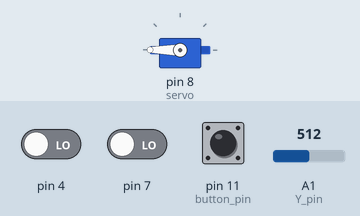
Simulated run of this sketch. Board: Arduino Uno, built with avr-gcc and run on an emulated ATmega328P. On the bench: servo. The inputs (shaded band) are chosen by the test bench; at power-on: pin 11 (button_pin) HIGH, pin 4 LOW, pin 7 LOW, A1 (Y_pin) = 512.

Above: at 1.2 s.
1.3 s: pin 11 (button_pin) pulled LOW for 1 s
At 1.45 s:
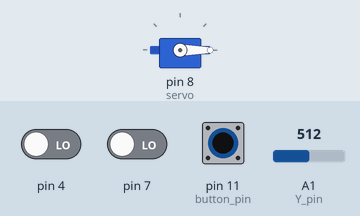
4.3 s: pin 11 (button_pin) pulled LOW for 3.2 s
At 8.1 s:
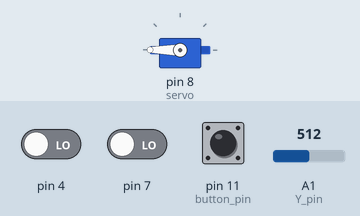
9.0 s: pin 4 driven HIGH
At 9.3 s:
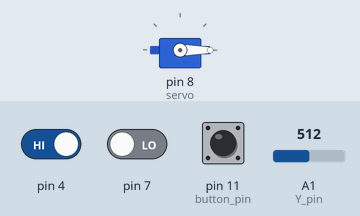
Timing chart, 0 to 12.0 s (numbered marks = the images above; inputs shaded):
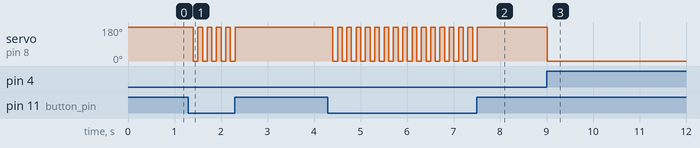

Measured:
- after the input at 1.3 s, servo on pin 8 (servo): alternates 180° for 0.10 s and 0° for 0.10 s, 10 changes in all, then stays 180°, starting after 0.10 s
- after the input at 4.3 s, servo on pin 8 (servo): alternates 180° for 0.10 s and 0° for 0.10 s, 32 changes in all, then stays 180°, starting after 0.11 s
- after the input at 9.0 s, servo on pin 8 (servo): 180° → 0° at once

The sketch:

4.3.ino
```cpp
#include <Servo.h>

#define button_pin 11
#define X_pin A0
#define Y_pin A1

int modeBit = 0; // 0 auto, 1 manual

Servo servo;
boolean isStarted = true;

void setup() {
  Serial.begin(9600);
  servo.attach(8);
  // joystick
  pinMode(button_pin, INPUT_PULLUP);
  // collision sensors
  pinMode(4, INPUT);
  pinMode(7, INPUT);
 }

void loop() {
//  calibrate();
  start();
  if (modeBit == 0) moveServo(digitalRead(4), digitalRead(7));
  else if (modeBit == 1) detectJoystickYMove();
  changeMode();
}

/**
 * Detects the Y value from the Joystick and moves the servo.
 * If the yValue stops the servo receive the stop signal.
 */
void detectJoystickYMove() {
  int yValue = analogRead(Y_pin);
  if (yValue >= 800) {
    servo.write(0);
  }
  else if (yValue <= 100) {
    servo.write(180);
  }
  else {
    servo.write(90);
  }
}

/**
 * If joystick button is clicked the mode will change to the other one
 */
void changeMode() {
  if (digitalRead(button_pin) == 0) {
    if (modeBit == 0) modeBit = 1;
    else if (modeBit == 1) {
      modeBit = 0;
      servo.write(0);
    }
  }
  delay(100);
}

/**
 * Starts the servo.
 */
void start() {
  if (isStarted == true) {
    isStarted = false;
    servo.write(0);
  }
}

/**
 * Moves the servo. The direction will be specified by the collision sensors.
 */
void moveServo(int moveLeft, int moveRight) {
  if (moveLeft == 0) {
    servo.write(180);
  }
  else if (moveRight == 0) {
    servo.write(0);
  }
}

/**
 * Sends repeteatly the stop signal for calibrate purpouse
 */
void calibrate() {
  servo.write(90);
}
```
